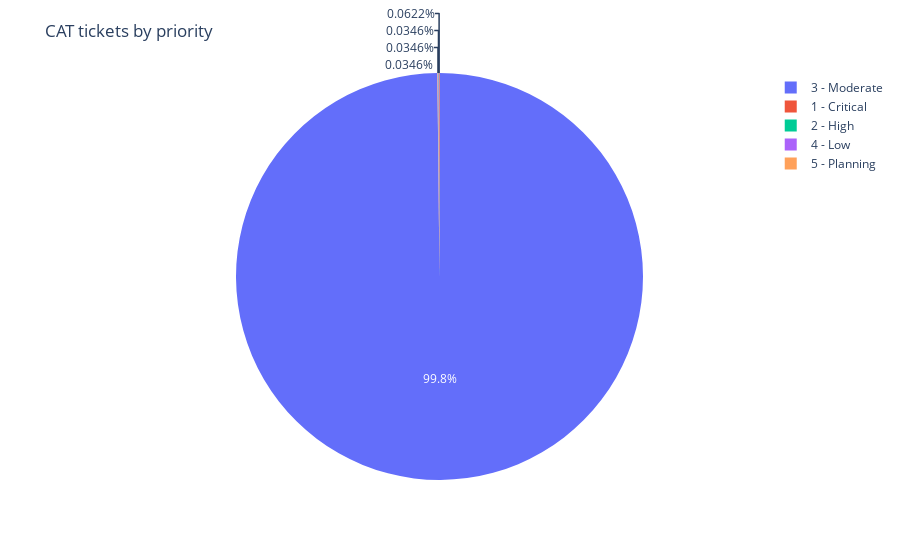

The cell this chart's notebook holds for it:
### Code cell
fig = px.pie(df, values='tickets', names='priority')
fig.update_layout(title_text='CAT tickets by priority')
fig.show()

### Figure 1 — Plotly figure (JSON) as saved in the notebook; plotly's stock layout.template omitted (floating-point values rounded to 4 significant figures)
{"data": [{"domain": {"x": [0, 1], "y": [0, 1]}, "hoverlabel": {"namelength": 0}, "hovertemplate": "priority=%{label}<br>tickets=%{value}", "labels": ["3 - Moderate", "1 - Critical", "2 - High", "4 - Low", "5 - Planning"], "legendgroup": "", "name": "", "showlegend": true, "type": "pie", "values": [14444, 9, 5, 5, 5]}], "layout": {"autosize": true, "legend": {"tracegroupgap": 0}, "margin": {"t": 60}, "title": {"text": "CAT tickets by priority"}}}
